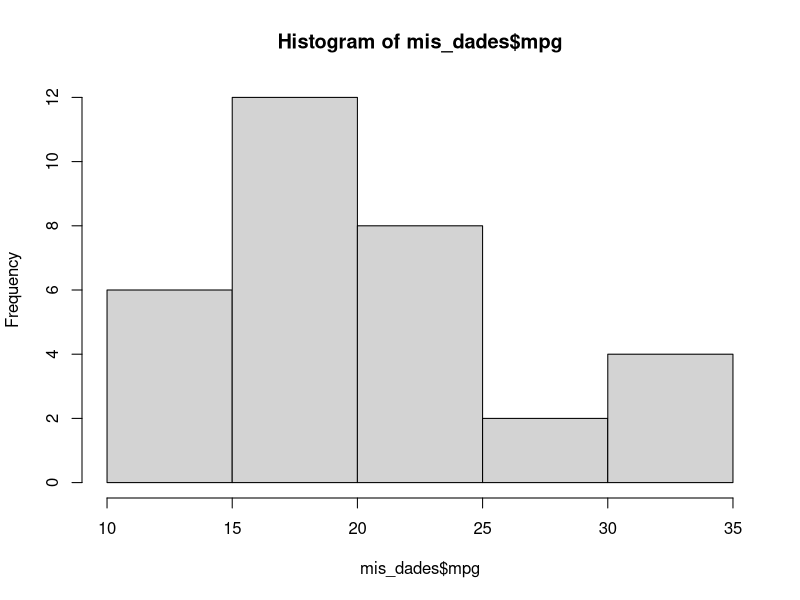
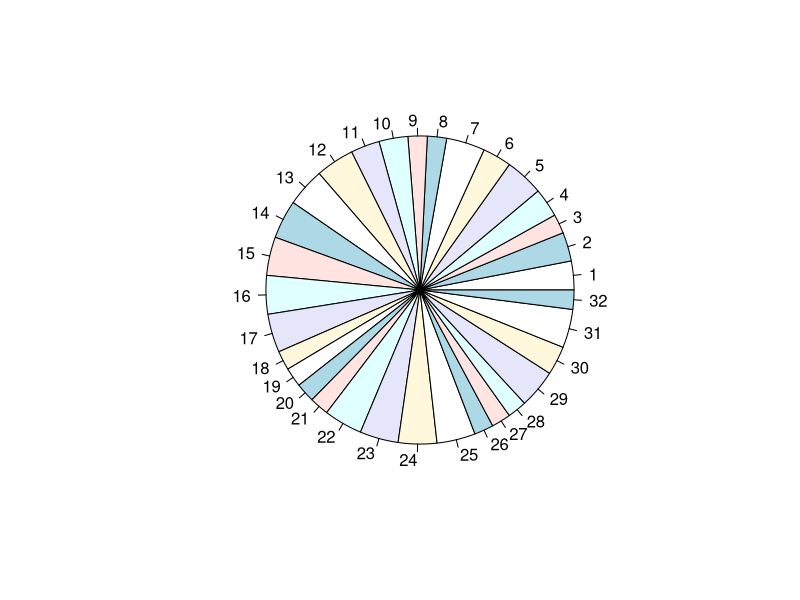
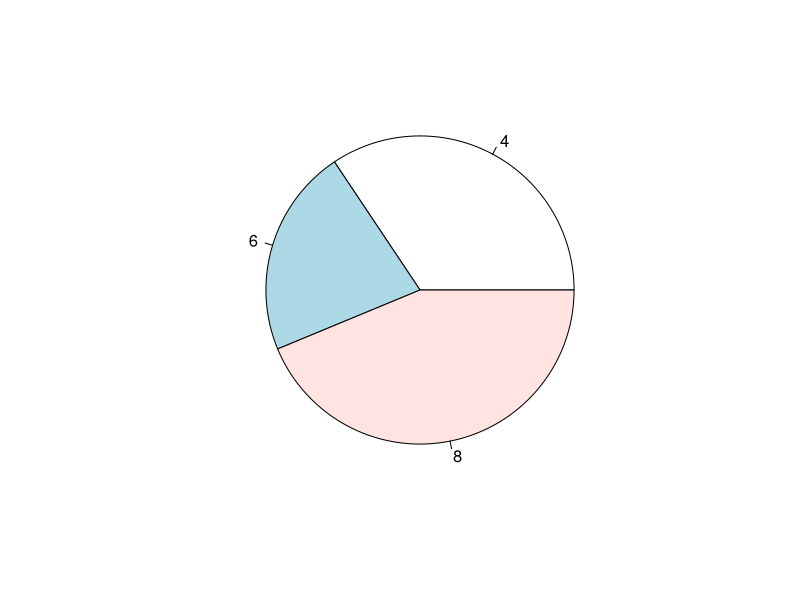

R code for these plots, in order:
#Codigo para problema 2
ls()#et fa un prompt de totes les variables definides 
rm(list=ls()) # et borra totes les variables definides

mis_dades<- mtcars
hist(mis_dades$mpg)
pie(mis_dades$cyl)
pie(table(mis_dades$cyl))
